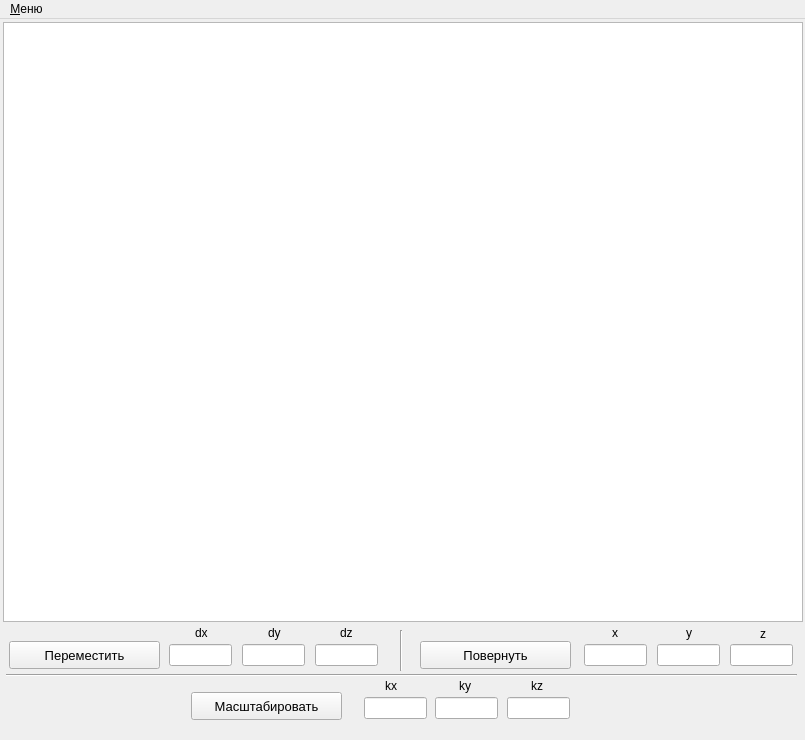
<?xml version="1.0" encoding="UTF-8"?>
<ui version="4.0">
 <class>MainWindow</class>
 <widget class="QMainWindow" name="MainWindow">
  <property name="geometry">
   <rect>
    <x>0</x>
    <y>0</y>
    <width>805</width>
    <height>740</height>
   </rect>
  </property>
  <property name="minimumSize">
   <size>
    <width>805</width>
    <height>740</height>
   </size>
  </property>
  <property name="maximumSize">
   <size>
    <width>805</width>
    <height>740</height>
   </size>
  </property>
  <property name="windowTitle">
   <string>Лабораторная работа №1 (ООП)</string>
  </property>
  <widget class="QWidget" name="centralWidget">
   <widget class="QGraphicsView" name="graphicsView">
    <property name="geometry">
     <rect>
      <x>3</x>
      <y>3</y>
      <width>800</width>
      <height>600</height>
     </rect>
    </property>
    <property name="sizePolicy">
     <sizepolicy hsizetype="Fixed" vsizetype="Fixed">
      <horstretch>0</horstretch>
      <verstretch>0</verstretch>
     </sizepolicy>
    </property>
    <property name="minimumSize">
     <size>
      <width>800</width>
      <height>600</height>
     </size>
    </property>
    <property name="maximumSize">
     <size>
      <width>800</width>
      <height>600</height>
     </size>
    </property>
    <property name="verticalScrollBarPolicy">
     <enum>Qt::ScrollBarAlwaysOff</enum>
    </property>
    <property name="horizontalScrollBarPolicy">
     <enum>Qt::ScrollBarAlwaysOff</enum>
    </property>
    <property name="interactive">
     <bool>false</bool>
    </property>
   </widget>
   <widget class="QPushButton" name="buttonScale">
    <property name="geometry">
     <rect>
      <x>191</x>
      <y>673</y>
      <width>151</width>
      <height>28</height>
     </rect>
    </property>
    <property name="font">
     <font>
      <pointsize>10</pointsize>
     </font>
    </property>
    <property name="text">
     <string>Масштабировать</string>
    </property>
   </widget>
   <widget class="QLineEdit" name="lineEditScaleX">
    <property name="geometry">
     <rect>
      <x>364</x>
      <y>678</y>
      <width>63</width>
      <height>22</height>
     </rect>
    </property>
   </widget>
   <widget class="QLineEdit" name="lineEditScaleY">
    <property name="geometry">
     <rect>
      <x>435</x>
      <y>678</y>
      <width>63</width>
      <height>22</height>
     </rect>
    </property>
   </widget>
   <widget class="QLineEdit" name="lineEditScaleZ">
    <property name="geometry">
     <rect>
      <x>507</x>
      <y>678</y>
      <width>63</width>
      <height>22</height>
     </rect>
    </property>
   </widget>
   <widget class="QLabel" name="label">
    <property name="geometry">
     <rect>
      <x>385</x>
      <y>659</y>
      <width>21</width>
      <height>16</height>
     </rect>
    </property>
    <property name="text">
     <string>kx</string>
    </property>
   </widget>
   <widget class="QLabel" name="label_2">
    <property name="geometry">
     <rect>
      <x>459</x>
      <y>659</y>
      <width>21</width>
      <height>16</height>
     </rect>
    </property>
    <property name="text">
     <string>ky</string>
    </property>
   </widget>
   <widget class="QLabel" name="label_3">
    <property name="geometry">
     <rect>
      <x>531</x>
      <y>659</y>
      <width>21</width>
      <height>16</height>
     </rect>
    </property>
    <property name="text">
     <string>kz</string>
    </property>
   </widget>
   <widget class="Line" name="line">
    <property name="geometry">
     <rect>
      <x>391</x>
      <y>611</y>
      <width>20</width>
      <height>41</height>
     </rect>
    </property>
    <property name="orientation">
     <enum>Qt::Vertical</enum>
    </property>
   </widget>
   <widget class="QPushButton" name="buttonRotate">
    <property name="geometry">
     <rect>
      <x>420</x>
      <y>622</y>
      <width>151</width>
      <height>28</height>
     </rect>
    </property>
    <property name="font">
     <font>
      <pointsize>10</pointsize>
     </font>
    </property>
    <property name="text">
     <string>Повернуть</string>
    </property>
   </widget>
   <widget class="QLineEdit" name="lineEditRotateX">
    <property name="geometry">
     <rect>
      <x>584</x>
      <y>625</y>
      <width>63</width>
      <height>22</height>
     </rect>
    </property>
   </widget>
   <widget class="QLineEdit" name="lineEditRotateY">
    <property name="geometry">
     <rect>
      <x>657</x>
      <y>625</y>
      <width>63</width>
      <height>22</height>
     </rect>
    </property>
   </widget>
   <widget class="QLineEdit" name="lineEditRotateZ">
    <property name="geometry">
     <rect>
      <x>730</x>
      <y>625</y>
      <width>63</width>
      <height>22</height>
     </rect>
    </property>
   </widget>
   <widget class="QLabel" name="label_22">
    <property name="geometry">
     <rect>
      <x>612</x>
      <y>606</y>
      <width>21</width>
      <height>16</height>
     </rect>
    </property>
    <property name="text">
     <string>x</string>
    </property>
   </widget>
   <widget class="QLabel" name="label_23">
    <property name="geometry">
     <rect>
      <x>686</x>
      <y>606</y>
      <width>21</width>
      <height>16</height>
     </rect>
    </property>
    <property name="text">
     <string>y</string>
    </property>
   </widget>
   <widget class="QLabel" name="label_24">
    <property name="geometry">
     <rect>
      <x>760</x>
      <y>607</y>
      <width>21</width>
      <height>16</height>
     </rect>
    </property>
    <property name="text">
     <string>z</string>
    </property>
   </widget>
   <widget class="QPushButton" name="buttonTranslate">
    <property name="geometry">
     <rect>
      <x>9</x>
      <y>622</y>
      <width>151</width>
      <height>28</height>
     </rect>
    </property>
    <property name="font">
     <font>
      <pointsize>10</pointsize>
     </font>
    </property>
    <property name="text">
     <string>Переместить</string>
    </property>
   </widget>
   <widget class="QLineEdit" name="lineEditTranslateX">
    <property name="geometry">
     <rect>
      <x>169</x>
      <y>625</y>
      <width>63</width>
      <height>22</height>
     </rect>
    </property>
   </widget>
   <widget class="QLineEdit" name="lineEditTranslateZ">
    <property name="geometry">
     <rect>
      <x>242</x>
      <y>625</y>
      <width>63</width>
      <height>22</height>
     </rect>
    </property>
   </widget>
   <widget class="QLineEdit" name="lineEditTranslateY">
    <property name="geometry">
     <rect>
      <x>315</x>
      <y>625</y>
      <width>63</width>
      <height>22</height>
     </rect>
    </property>
   </widget>
   <widget class="QLabel" name="label_25">
    <property name="geometry">
     <rect>
      <x>195</x>
      <y>606</y>
      <width>21</width>
      <height>16</height>
     </rect>
    </property>
    <property name="text">
     <string>dx</string>
    </property>
   </widget>
   <widget class="QLabel" name="label_26">
    <property name="geometry">
     <rect>
      <x>268</x>
      <y>606</y>
      <width>21</width>
      <height>16</height>
     </rect>
    </property>
    <property name="text">
     <string>dy</string>
    </property>
   </widget>
   <widget class="QLabel" name="label_27">
    <property name="geometry">
     <rect>
      <x>340</x>
      <y>606</y>
      <width>21</width>
      <height>16</height>
     </rect>
    </property>
    <property name="text">
     <string>dz</string>
    </property>
   </widget>
   <widget class="Line" name="line_2">
    <property name="geometry">
     <rect>
      <x>6</x>
      <y>648</y>
      <width>791</width>
      <height>16</height>
     </rect>
    </property>
    <property name="orientation">
     <enum>Qt::Horizontal</enum>
    </property>
   </widget>
  </widget>
  <widget class="QMenuBar" name="menuBar">
   <property name="geometry">
    <rect>
     <x>0</x>
     <y>0</y>
     <width>805</width>
     <height>26</height>
    </rect>
   </property>
   <widget class="QMenu" name="menuMenu">
    <property name="title">
     <string>&amp;Меню</string>
    </property>
    <addaction name="actionLoadModel"/>
    <addaction name="actionSaveModel"/>
   </widget>
   <addaction name="menuMenu"/>
  </widget>
  <action name="actionLoadModel">
   <property name="text">
    <string>Загрузить 3D-модель</string>
   </property>
  </action>
  <action name="actionSaveModel">
   <property name="text">
    <string>Сохранить 3D-модель</string>
   </property>
  </action>
 </widget>
 <layoutdefault spacing="6" margin="11"/>
 <resources/>
 <connections/>
</ui>
